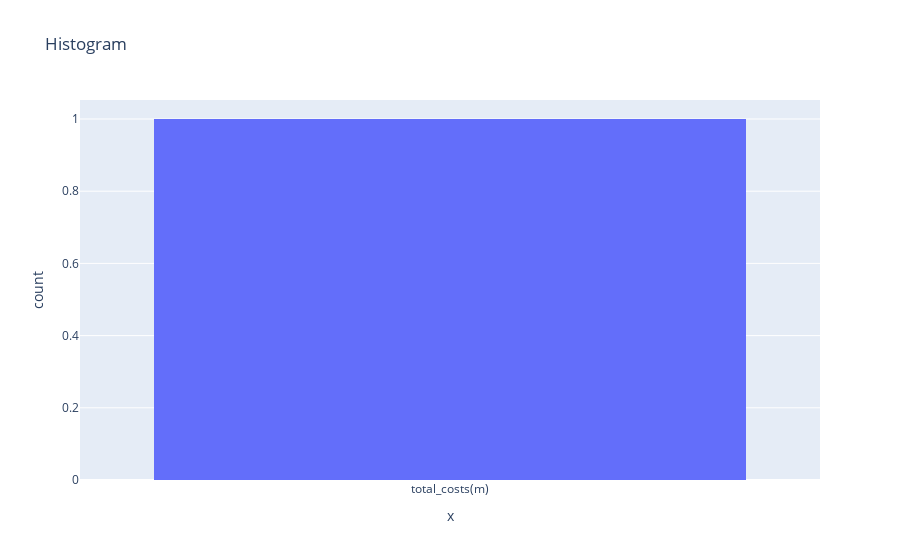

The cell this chart's notebook holds for it:
### Markdown cell above
- Create a histogram of the `total_costs(m)` column

### Code cell
import pandas as pd
import plotly.express as px

df = pd.read_csv('Food_Costs.csv')
px.histogram(df, x= ['total_costs(m)'], title="Histogram")

### Figure 1 — Plotly figure (JSON) as saved in the notebook; plotly's stock layout.template omitted (floating-point values rounded to 4 significant figures)
{"data": [{"alignmentgroup": "True", "bingroup": "x", "hovertemplate": "x=%{x}<br>count=%{y}<extra></extra>", "legendgroup": "", "marker": {"color": "#636efa", "pattern": {"shape": ""}}, "name": "", "offsetgroup": "", "orientation": "v", "showlegend": false, "type": "histogram", "x": ["total_costs(m)"], "xaxis": "x", "yaxis": "y"}], "layout": {"barmode": "relative", "legend": {"tracegroupgap": 0}, "title": {"text": "Histogram"}, "xaxis": {"anchor": "y", "domain": [0, 1], "title": {"text": "x"}}, "yaxis": {"anchor": "x", "domain": [0, 1], "title": {"text": "count"}}}}
